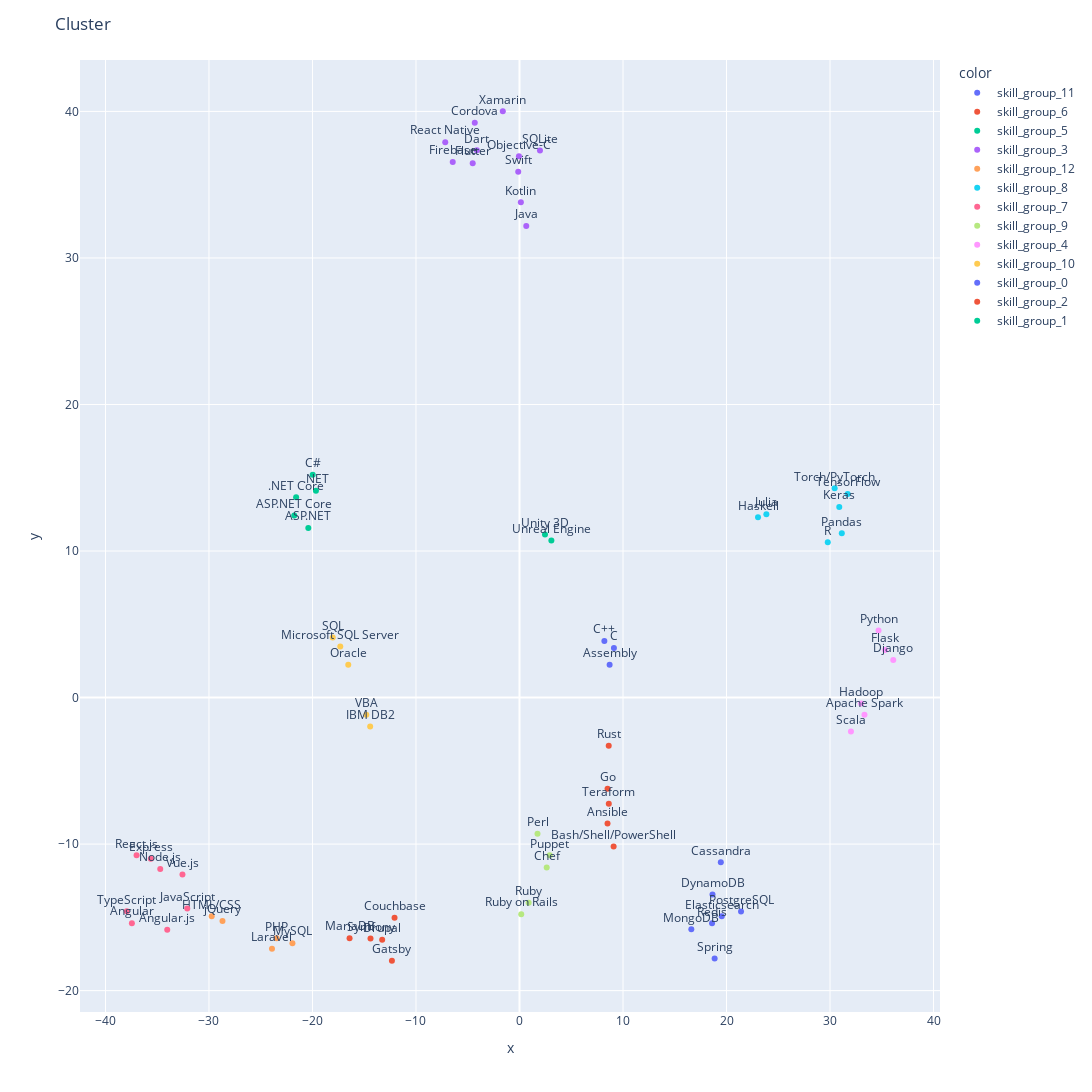

The code cell stored with this chart in its notebook:
### Code cell
fig = px.scatter(x=tsne_projection['Dimension 1'], 
                 y=tsne_projection['Dimension 2'], 
                 text=tsne_projection.index, 
                 color=labels)
fig.update_traces(textposition='top center')
fig.update_layout(height=1200, width=1150, title_text='Cluster')
fig.show()

### Figure 1 — Plotly figure (JSON) as saved in the notebook; plotly's stock layout.template omitted (floating-point values rounded to 4 significant figures)
{"data": [{"hovertemplate": "color=skill_group_11<br>x=%{x}<br>y=%{y}<br>text=%{text}<extra></extra>", "legendgroup": "skill_group_11", "marker": {"color": "#636efa", "symbol": "circle"}, "mode": "markers+text", "name": "skill_group_11", "orientation": "v", "showlegend": true, "text": ["Assembly", "C", "C++"], "textposition": "top center", "type": "scatter", "x": [8.706, 9.122, 8.199], "xaxis": "x", "y": [2.231, 3.381, 3.86], "yaxis": "y"}, {"hovertemplate": "color=skill_group_6<br>x=%{x}<br>y=%{y}<br>text=%{text}<extra></extra>", "legendgroup": "skill_group_6", "marker": {"color": "#EF553B", "symbol": "circle"}, "mode": "markers+text", "name": "skill_group_6", "orientation": "v", "showlegend": true, "text": ["Bash/Shell/PowerShell", "Go", "Rust", "Ansible", "Teraform"], "textposition": "top center", "type": "scatter", "x": [9.093, 8.506, 8.62, 8.505, 8.627], "xaxis": "x", "y": [-10.16, -6.227, -3.291, -8.595, -7.248], "yaxis": "y"}, {"hovertemplate": "color=skill_group_5<br>x=%{x}<br>y=%{y}<br>text=%{text}<extra></extra>", "legendgroup": "skill_group_5", "marker": {"color": "#00cc96", "symbol": "circle"}, "mode": "markers+text", "name": "skill_group_5", "orientation": "v", "showlegend": true, "text": ["C#", "ASP.NET", "ASP.NET Core", ".NET", ".NET Core"], "textposition": "top center", "type": "scatter", "x": [-19.98, -20.4, -21.76, -19.67, -21.58], "xaxis": "x", "y": [15.2, 11.58, 12.43, 14.1, 13.67], "yaxis": "y"}, {"hovertemplate": "color=skill_group_3<br>x=%{x}<br>y=%{y}<br>text=%{text}<extra></extra>", "legendgroup": "skill_group_3", "marker": {"color": "#ab63fa", "symbol": "circle"}, "mode": "markers+text", "name": "skill_group_3", "orientation": "v", "showlegend": true, "text": ["Dart", "Java", "Kotlin", "Objective-C", "Swift", "Firebase", "SQLite", "Cordova", "Flutter", "React Native", "Xamarin"], "textposition": "top center", "type": "scatter", "x": [-4.119, 0.6532, 0.131, -0.05577, -0.1236, -6.45, 1.979, -4.321, -4.52, -7.174, -1.613], "xaxis": "x", "y": [37.34, 32.18, 33.79, 36.93, 35.88, 36.55, 37.33, 39.23, 36.47, 37.9, 40.0], "yaxis": "y"}, {"hovertemplate": "color=skill_group_12<br>x=%{x}<br>y=%{y}<br>text=%{text}<extra></extra>", "legendgroup": "skill_group_12", "marker": {"color": "#FFA15A", "symbol": "circle"}, "mode": "markers+text", "name": "skill_group_12", "orientation": "v", "showlegend": true, "text": ["HTML/CSS", "PHP", "MySQL", "Laravel", "jQuery"], "textposition": "top center", "type": "scatter", "x": [-29.74, -23.47, -21.94, -23.91, -28.7], "xaxis": "x", "y": [-14.93, -16.43, -16.76, -17.14, -15.25], "yaxis": "y"}, {"hovertemplate": "color=skill_group_8<br>x=%{x}<br>y=%{y}<br>text=%{text}<extra></extra>", "legendgroup": "skill_group_8", "marker": {"color": "#19d3f3", "symbol": "circle"}, "mode": "markers+text", "name": "skill_group_8", "orientation": "v", "showlegend": true, "text": ["Haskell", "Julia", "R", "Keras", "Pandas", "TensorFlow", "Torch/PyTorch"], "textposition": "top center", "type": "scatter", "x": [23.04, 23.85, 29.78, 30.89, 31.14, 31.71, 30.45], "xaxis": "x", "y": [12.3, 12.51, 10.6, 13.0, 11.2, 13.89, 14.28], "yaxis": "y"}, {"hovertemplate": "color=skill_group_7<br>x=%{x}<br>y=%{y}<br>text=%{text}<extra></extra>", "legendgroup": "skill_group_7", "marker": {"color": "#FF6692", "symbol": "circle"}, "mode": "markers+text", "name": "skill_group_7", "orientation": "v", "showlegend": true, "text": ["JavaScript", "TypeScript", "Angular", "Angular.js", "Express", "React.js", "Vue.js", "Node.js"], "textposition": "top center", "type": "scatter", "x": [-32.1, -37.94, -37.45, -34.03, -35.62, -36.99, -32.56, -34.71], "xaxis": "x", "y": [-14.4, -14.59, -15.4, -15.84, -11.0, -10.77, -12.07, -11.71], "yaxis": "y"}, {"hovertemplate": "color=skill_group_9<br>x=%{x}<br>y=%{y}<br>text=%{text}<extra></extra>", "legendgroup": "skill_group_9", "marker": {"color": "#B6E880", "symbol": "circle"}, "mode": "markers+text", "name": "skill_group_9", "orientation": "v", "showlegend": true, "text": ["Perl", "Ruby", "Ruby on Rails", "Chef", "Puppet"], "textposition": "top center", "type": "scatter", "x": [1.739, 0.8848, 0.167, 2.629, 2.918], "xaxis": "x", "y": [-9.298, -14.01, -14.78, -11.59, -10.76], "yaxis": "y"}, {"hovertemplate": "color=skill_group_4<br>x=%{x}<br>y=%{y}<br>text=%{text}<extra></extra>", "legendgroup": "skill_group_4", "marker": {"color": "#FF97FF", "symbol": "circle"}, "mode": "markers+text", "name": "skill_group_4", "orientation": "v", "showlegend": true, "text": ["Python", "Scala", "Django", "Flask", "Apache Spark", "Hadoop"], "textposition": "top center", "type": "scatter", "x": [34.69, 32.02, 36.11, 35.32, 33.33, 33.0], "xaxis": "x", "y": [4.572, -2.319, 2.566, 3.24, -1.165, -0.4119], "yaxis": "y"}, {"hovertemplate": "color=skill_group_10<br>x=%{x}<br>y=%{y}<br>text=%{text}<extra></extra>", "legendgroup": "skill_group_10", "marker": {"color": "#FECB52", "symbol": "circle"}, "mode": "markers+text", "name": "skill_group_10", "orientation": "v", "showlegend": true, "text": ["SQL", "VBA", "IBM DB2", "Microsoft SQL Server", "Oracle"], "textposition": "top center", "type": "scatter", "x": [-18.04, -14.8, -14.43, -17.32, -16.54], "xaxis": "x", "y": [4.101, -1.173, -1.98, 3.489, 2.245], "yaxis": "y"}, {"hovertemplate": "color=skill_group_0<br>x=%{x}<br>y=%{y}<br>text=%{text}<extra></extra>", "legendgroup": "skill_group_0", "marker": {"color": "#636efa", "symbol": "circle"}, "mode": "markers+text", "name": "skill_group_0", "orientation": "v", "showlegend": true, "text": ["Cassandra", "DynamoDB", "Elasticsearch", "MongoDB", "PostgreSQL", "Redis", "Spring"], "textposition": "top center", "type": "scatter", "x": [19.45, 18.65, 19.54, 16.6, 21.4, 18.6, 18.85], "xaxis": "x", "y": [-11.24, -13.44, -14.93, -15.82, -14.61, -15.4, -17.8], "yaxis": "y"}, {"hovertemplate": "color=skill_group_2<br>x=%{x}<br>y=%{y}<br>text=%{text}<extra></extra>", "legendgroup": "skill_group_2", "marker": {"color": "#EF553B", "symbol": "circle"}, "mode": "markers+text", "name": "skill_group_2", "orientation": "v", "showlegend": true, "text": ["Couchbase", "MariaDB", "Drupal", "Gatsby", "Symfony"], "textposition": "top center", "type": "scatter", "x": [-12.07, -16.42, -13.27, -12.33, -14.39], "xaxis": "x", "y": [-15.03, -16.42, -16.52, -17.95, -16.44], "yaxis": "y"}, {"hovertemplate": "color=skill_group_1<br>x=%{x}<br>y=%{y}<br>text=%{text}<extra></extra>", "legendgroup": "skill_group_1", "marker": {"color": "#00cc96", "symbol": "circle"}, "mode": "markers+text", "name": "skill_group_1", "orientation": "v", "showlegend": true, "text": ["Unity 3D", "Unreal Engine"], "textposition": "top center", "type": "scatter", "x": [2.463, 3.081], "xaxis": "x", "y": [11.13, 10.71], "yaxis": "y"}], "layout": {"height": 1200, "legend": {"title": {"text": "color"}, "tracegroupgap": 0}, "margin": {"t": 60}, "title": {"text": "Cluster"}, "width": 1150, "xaxis": {"anchor": "y", "domain": [0, 1], "title": {"text": "x"}}, "yaxis": {"anchor": "x", "domain": [0, 1], "title": {"text": "y"}}}}
